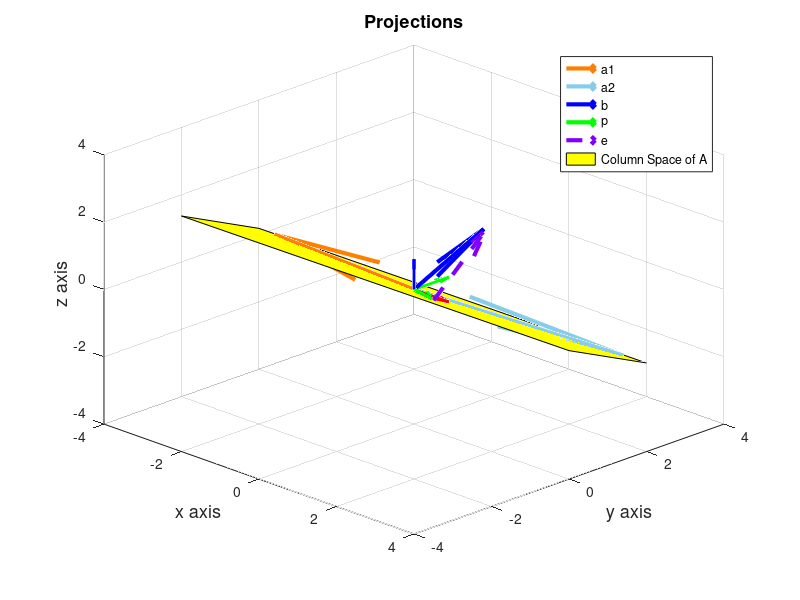

Write the MATLAB code that produced this figure.
% Lecture 15-2 Projection Matrix and subspaces
clear all; close all; clc;

drawArrow3 = @(c, v, varargin) quiver3(c(1), c(2), c(3), v(1), v(2), v(3), varargin{:});

% Overdetermined case
xyLim = 4;
A = [-3  2;
     -1  4;
      1 -3];
a1 = A(:,1);
a2 = A(:,2);
b = [1 1 2]';
c = [0 0 0]'; % origin

xh = inv(A'*A) * A'*b;
P = A*inv(A'*A)*A';
p = P*b;
e = b-p;

hold on
title('Projections', 'FontSize', 13);
xlabel('x axis', 'FontSize', 13);
ylabel('y axis', 'FontSize', 13);
zlabel('z axis', 'FontSize', 13);

% standard coordinate
drawArrow3(c, [1 0 0], 'linewidth', 2, 'color', 'r');
drawArrow3(c, [0 1 0], 'linewidth', 2, 'color', 'g');
drawArrow3(c, [0 0 1], 'linewidth', 2, 'color', 'b');
grid on
view(45, 30)
axis([-xyLim xyLim -xyLim xyLim -xyLim xyLim])

s = 1.5; % scale constant
% Column Vector Plot
h1 = drawArrow3(c, a1, 'linewidth', 3, 'color', [1 0.5 0], 'MaxHeadSize', 0.4);
h2 = drawArrow3(c, a2, 'linewidth', 3, 'color', [0.53 0.8 0.92], 'MaxHeadSize', 0.4);
h3 = drawArrow3(c, b, 'linewidth', 3, 'color', 'b', 'MaxHeadSize', 0.4);
h4 = drawArrow3(c, p, 'linewidth', 3, 'color', 'g', 'MaxHeadSize', 0.4);
h5 = drawArrow3(p, e, 'linewidth', 3, 'color', [0.5 0 1], 'LineStyle', '--','MaxHeadSize', 0.2);

% Column space for patch
cs1 = A(:,1);
cs2 = A(:,2);
s = 1;
pv1 = [cs1(1) cs2(1) -cs1(1) -cs2(1)] * s;
pv2 = [cs1(2) cs2(2) -cs1(2) -cs2(2)] * s;
pv3 = [cs1(3) cs2(3) -cs1(3) -cs2(3)] * s;
h6 = patch(pv1, pv2, pv3, 'y');
legend([h1 h2 h3 h4 h5 h6], 'a1', 'a2', 'b', 'p', 'e', 'Column Space of A');

set(gcf, 'color', 'w')
hold off

